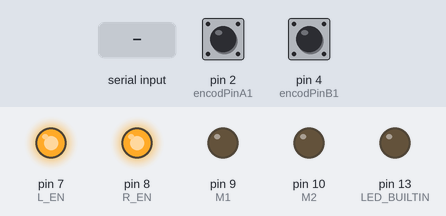
Recording of a sketch running on a simulated Arduino Uno, built for the host (arithmetic inside an expression is 32-bit, double 64-bit). Shown: output pins drawn as LEDs (lit = HIGH). The test bench sets the inputs (shaded band); at power-on: pin 2 (encodPinA1) HIGH, pin 4 (encodPinB1) HIGH. What the sketch prints to the serial monitor is not drawn.

Above: at 1.2 s.
1.3 s: pin 2 (encodPinA1) pulled LOW for 0.15 s
At 2.6 s:
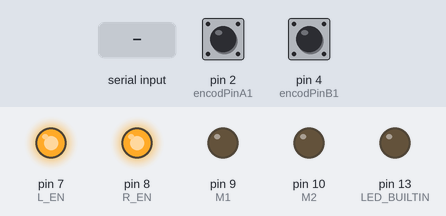
2.9 s: "I#" received over Serial
At 4.1 s:
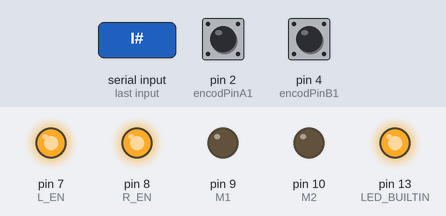
4.4 s: pin 2 (encodPinA1) pulled LOW for 1 s
At 5.2 s:
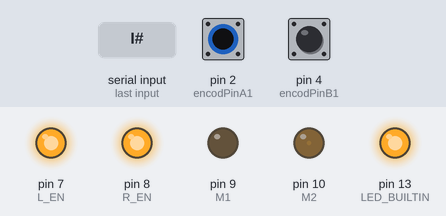
6.9 s: pin 2 (encodPinA1) pulled LOW for 3.2 s
At 7.4 s:
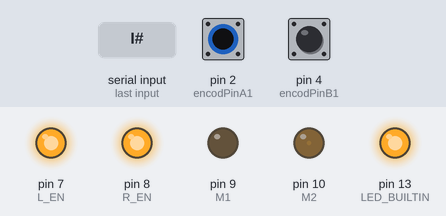
11.6 s: "B#" received over Serial
At 12.1 s:
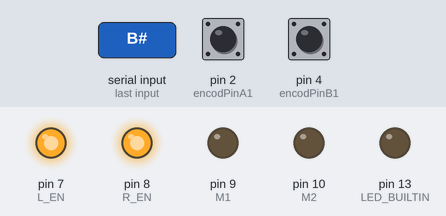
13.1 s: pin 2 (encodPinA1) pulled LOW for 1 s
At 13.9 s:
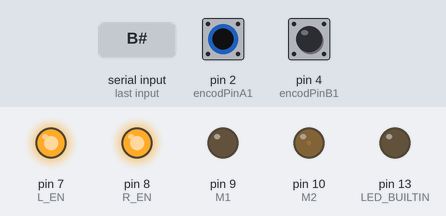
Timing chart, 0 to 16.1 s (numbered marks = the images above; inputs shaded):
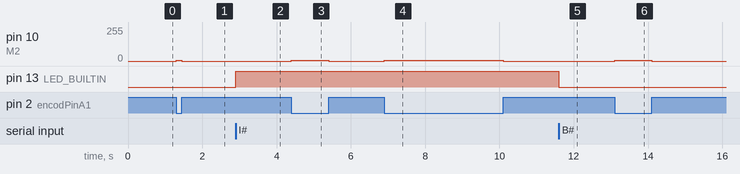

The sketch:

ArduinoProMini.ino
```cpp
// (licence header left out)
// Copyright (c) 2019 Nguyen Do Quoc Anh (Cemu0)

// Permission is hereby granted, free of charge, to any person obtaining a copy
// of this software and associated documentation files (the "Software"), to deal
// in the Software without restriction, including without limitation the rights
// to use, copy, modify, merge, publish, distribute, sublicense, and/or sell
// copies of the Software, and to permit persons to whom the Software is
// furnished to do so, subject to the following conditions:

// The above copyright notice and this permission notice shall be included in all
// copies or substantial portions of the Software.

// THE SOFTWARE IS PROVIDED "AS IS", WITHOUT WARRANTY OF ANY KIND, EXPRESS OR
// IMPLIED, INCLUDING BUT NOT LIMITED TO THE WARRANTIES OF MERCHANTABILITY,
// FITNESS FOR A PARTICULAR PURPOSE AND NONINFRINGEMENT. IN NO EVENT SHALL THE
// AUTHORS OR COPYRIGHT HOLDERS BE LIABLE FOR ANY CLAIM, DAMAGES OR OTHER
// LIABILITY, WHETHER IN AN ACTION OF CONTRACT, TORT OR OTHERWISE, ARISING FROM,
// OUT OF OR IN CONNECTION WITH THE SOFTWARE OR THE USE OR OTHER DEALINGS IN THE
// SOFTWARE.

#include <PID_v1.h>
#include "setup.h"
#define BTS7960 TRUE //doi TRUE thanh FALSE nay neu la VNH2SP30
unsigned int SampleTime = 1;
void setup() {
SETUP;
pinMode(encodPinA1, INPUT_PULLUP);
pinMode(encodPinB1, INPUT_PULLUP);
pinMode(LED_BUILTIN,OUTPUT);
//attachInterrupt(0, encoder, FALLING);
attachInterrupt(0, encoder, CHANGE);
myPID.SetMode(AUTOMATIC);
myPID.SetSampleTime(SampleTime);
//myPID.SetOutputLimits(-255, 255);
myPID.SetOutputLimits(-250, 250);
Serial.begin(9600);
Serial.setTimeout(100);
Serial.print("ok");
}

void loop() {
input = encoderPos;
if(myPID.Compute())pwmOut(output);
}

void serialEvent(){
  digitalWrite(LED_BUILTIN,HIGH);
  String Indata = Serial.readStringUntil('#');
  int BeginChar = Indata.indexOf("B");
  char work = Indata[BeginChar+1];
  if(BeginChar == -1)return;
  String Comand = Indata.substring(BeginChar+2,Indata.length());
//  Serial.print(Comand);
  if(work=='!')Stop();//B!#
  if(work=='S')Stop();//B!#
  if(work=='G'){setpoint = Comand.toInt();};//BG-1630# Serial.print("BG"+String((unsigned int)setpoint)+"#");
  if(work=='R'){encoderPos = setpoint = Comand.toInt();}; //Serial.print("BR"+String((unsigned int)setpoint)+"#");
  if(work=='E'){enable(true);};//Serial.print("BE#");
  if(work=='P'){
  int IP = Comand.indexOf("I");
  int DP = Comand.indexOf("D");
  kp = Comand.substring(0,IP).toInt();
  ki = Comand.substring(IP+1,DP).toInt();
  kd = Comand.substring(DP+1,Indata.length()).toInt();
  PID mysubPID(&input, &output, &setpoint, kp, ki, kd, DIRECT);
  mysubPID.SetMode(AUTOMATIC);
  mysubPID.SetSampleTime(SampleTime);
  mysubPID.SetOutputLimits(-250, 250);
  myPID = mysubPID;//c++ power
  Serial.print("BP"+String((unsigned int)kp)+"I"+String((unsigned int)ki)+"D"+String((unsigned int)kd)+"#");
  };
  if(work=='Z'){int sp = Comand.toInt(); backZero(sp);Serial.println("BZ"+Comand+"#");};//BZ-100#
  digitalWrite(LED_BUILTIN,LOW);
}
void backZero(int Speed){
  pwmOut(Speed);
  bool checkpoint = digitalRead(spoint);
//  Serial.print("StartGoZero");
//  Serial.print(digitalRead(spoint));
  while(checkpoint == digitalRead(spoint)){
    if(Serial.available())break;
//    Serial.print(digitalRead(spoint));
  }
//  Serial.print(digitalRead(spoint));
  pwmOut(0);
  setpoint = encoderPos;
//  Serial.print(encoderPos);
}
```

Setup.h
```cpp
#ifndef SETUP_H
#define SETUP_H

const byte CS = A2; // curentsensor
const byte spoint=A3; //cam bien tiem can :v
const byte encodPinA1=2;  // encoder A pin
const byte encodPinB1=4; // encoder B pin


volatile double encoderPos = 0;
//double kp = 7, ki = 0, kd = 1, input = 0, output = 0, setpoint = 0,Speed = 100;
double kp = 4, ki = 0, kd = 0.5, input = 0, output = 0, setpoint = 0,Speed = 100;
PID myPID(&input, &output, &setpoint, kp, ki, kd, DIRECT);

#if BTS7960 == TRUE
  const byte M1        =9;
  const byte M2        =10;
  const byte L_EN      =7;
  const byte R_EN      =8;
#define SETUP pinMode(M1,OUTPUT);\
              pinMode(M2,OUTPUT);\
              pinMode(L_EN,OUTPUT);\
              pinMode(R_EN,OUTPUT);\
              enable(true);\
              TCCR1A = _BV(COM1A1) | _BV(COM1B1);\
              TCCR1B = _BV(WGM13) | _BV(CS10);\
              ICR1 = 400 ;\
              OCR1A = 0;\
              OCR1B = 328;
  void pwmOut(int out) {
  if (out > 0) {
    analogWrite(M1, out);
    analogWrite(M2, 0);
    }
  else {
    analogWrite(M1, 0);
    analogWrite(M2, abs(out));
    }
  }
  void enable(bool stage){
     digitalWrite(R_EN,stage);
     digitalWrite(L_EN,stage);
  }
#elif BTS7960 == FALSE
  const byte PWM=9;
  const byte spoint=A2;
  const byte enPin = 11;
  const byte PA1 = 7;
  const byte PA2 = 8;
#define SETUP pinMode(CS, INPUT);\
              pinMode(PWM,OUTPUT);\
              pinMode(enPin,OUTPUT);\
              pinMode(PA1,OUTPUT);\
              pinMode(PA2,OUTPUT);\
              enable(true);
  void pwmOut(int out) {
    if (out > 0) {
      analogWrite(PWM, out);
    digitalWrite(PA1,HIGH);
    digitalWrite(PA2,LOW);
    }
    else if(out == 0){
    analogWrite(PWM,0);
    digitalWrite(PA1,LOW);
    digitalWrite(PA2,LOW);
    }
    else {
    analogWrite(PWM, abs(out));
    digitalWrite(PA1,LOW);
    digitalWrite(PA2,HIGH);
    }
  }
    void enable(bool stage){
     digitalWrite(enPin,stage);
  }
#endif
void encoder(){
  if(digitalRead(encodPinB1)==digitalRead(encodPinA1))encoderPos--; //!!!!!!!!!!!!!
  else encoderPos++;
}
void Stop(){
  enable(false);
  setpoint = encoderPos;
}
#endif
```

Measured:
- after the input at 1.3 s, pin 10 (M2): 0/255 → 4/255 at once, → 0/255 0.15 s later
- after the input at 2.9 s, pin 13 (LED_BUILTIN): LOW → HIGH at once
- after the input at 4.4 s, pin 10 (M2): 0/255 → 4/255 at once, → 0/255 1.0 s later
- after the input at 6.9 s, pin 10 (M2): 0/255 → 4/255 at once, → 0/255 3.2 s later
- after the input at 11.6 s, pin 13 (LED_BUILTIN): HIGH → LOW at once
- after the input at 13.1 s, pin 10 (M2): 0/255 → 4/255 at once, → 0/255 1.0 s later
